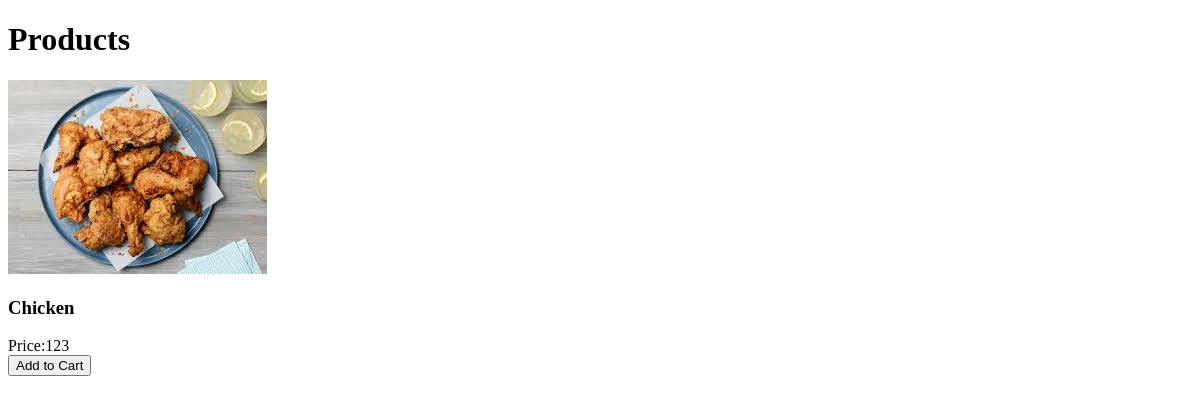
Page /display_product.php on the earlier database version.
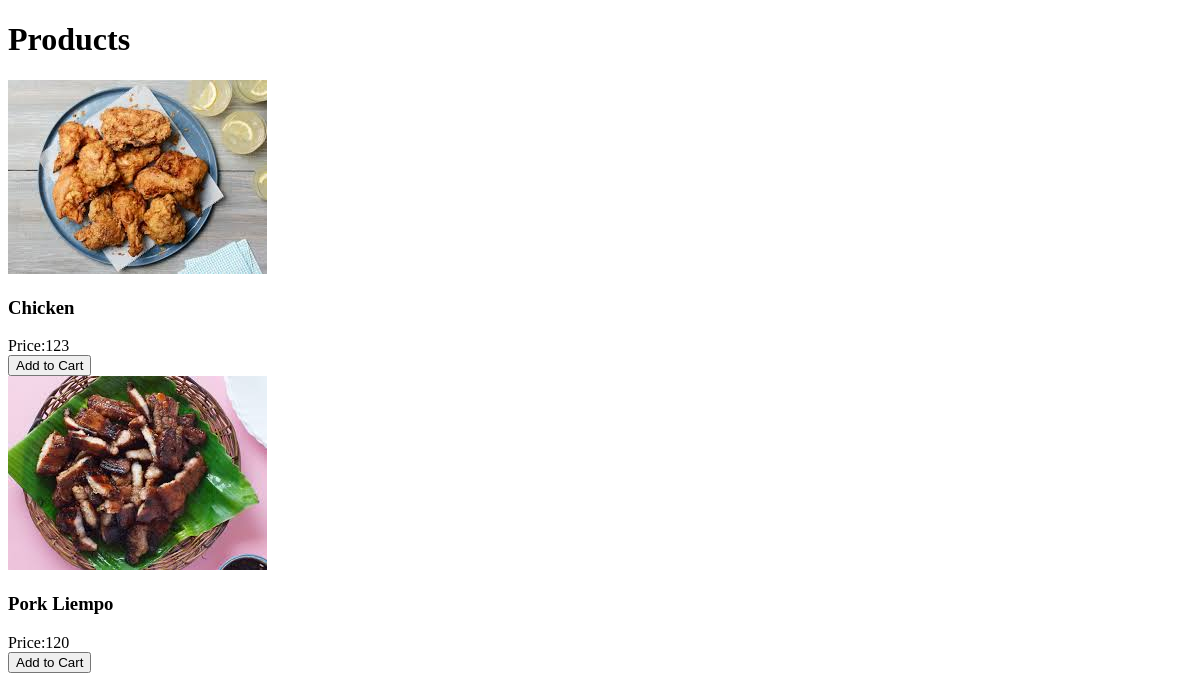
Same page on the later database version.
### tables this page shows
CREATE TABLE `food_products` (
  `food_id` int(10) NOT NULL,
  `food_name` varchar(255) NOT NULL,
  `food_price` int(255) NOT NULL,
  `food_description` text NOT NULL,
  `food_image` blob NOT NULL
);

### display_product.php (the view, shortened to what this page needs)
<?php
include 'Admin/connect.php';
?>
<!DOCTYPE html>
<html lang="en">
<head>
	<link rel = "stylesheet" href="css/style.css">
</head>
<body>
    <h1>Products</h1>
    <?php
    $query = "SELECT * FROM food_products";
    $result = mysqli_query($con, $query);
    if (mysqli_num_rows($result) > 0) {
        while ($row = mysqli_fetch_assoc($result)) {
    ?>
    <form method="post">
        <div>
            <img src="images/<?php echo $row['food_image']?>" alt="">
            <h3><?php echo $row['food_name']?></h3>
            <div>Price:<?php echo $row['food_price']?></div>
            <input type="submit" class="submit_btn cart_btn" value="Add to Cart" name="add to_cart">
        </div>
    </form>
    <?php
        }} else {
            echo "No products found.";
        }
    ?>
</body>
</html>

Differences in the rows shown:
added food_products: food_image (picture), food_name "Pork Liempo", food_price "120"
